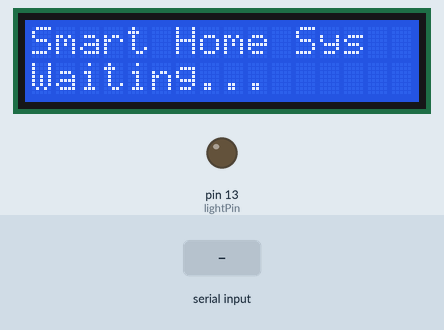
Simulated run of this sketch. Board: Arduino Uno, built with avr-gcc and run on an emulated ATmega328P. Shown: 16×2 character LCD, output pins drawn as LEDs (lit = HIGH). The inputs (shaded band) are chosen by the test bench. What the sketch prints to the serial monitor is not drawn.

Above: at 3.2 s.
3.3 s: "1" received over Serial
At 3.9 s:
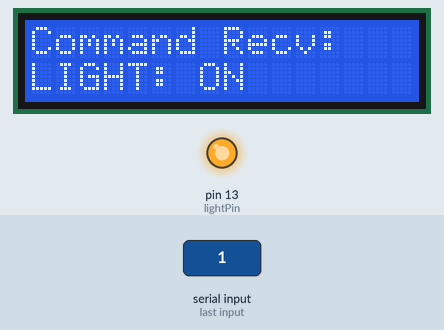
4.8 s: "0" received over Serial
At 5.1 s:
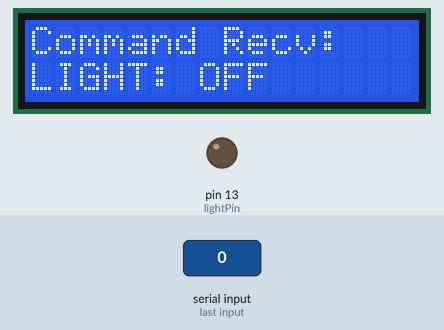
6.3 s: "2" received over Serial
At 7.5 s:
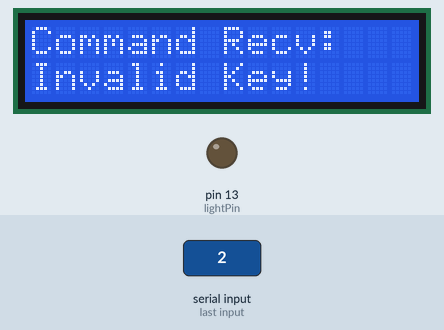
Timing chart, 0 to 9.3 s (numbered marks = the images above; inputs shaded):
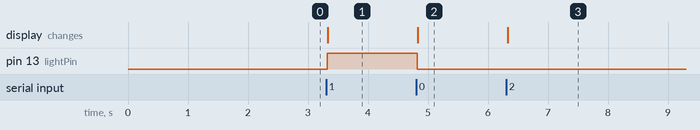

The sketch:

bluetooth_controlled_home_automation1.ino
```cpp
#include <Adafruit_LiquidCrystal.h>

Adafruit_LiquidCrystal lcd(0);
int lightPin = 13;
char command;

void setup() {
  Serial.begin(9600);
  pinMode(lightPin, OUTPUT);

  lcd.begin(16, 2);
  lcd.setBacklight(1);
  lcd.print("Smart Home Sys");
  lcd.setCursor(0, 1);
  lcd.print("Waiting...");
  delay(2000);
}

void loop() {
  if (Serial.available() > 0) {
    command = Serial.read();

    lcd.clear();
    lcd.setCursor(0, 0);
    lcd.print("Command Recv:");
    lcd.setCursor(0, 1);

    if (command == '1') {
      digitalWrite(lightPin, HIGH);
      lcd.print("LIGHT: ON");
      Serial.println("Action: Light Turned ON");
    }
    else if (command == '0') {
      digitalWrite(lightPin, LOW);
      lcd.print("LIGHT: OFF");
      Serial.println("Action: Light Turned OFF");
    }
    else {
      lcd.print("Invalid Key!");
    }
  }
}
```

Measured:
- after the input at 3.3 s, pin 13 (lightPin): LOW → HIGH at once; the display: changes at once (image 1)
- after the input at 4.8 s, pin 13 (lightPin): HIGH → LOW at once; the display: changes at once (image 2)
- after the input at 6.3 s, the display: changes at once (image 3)
